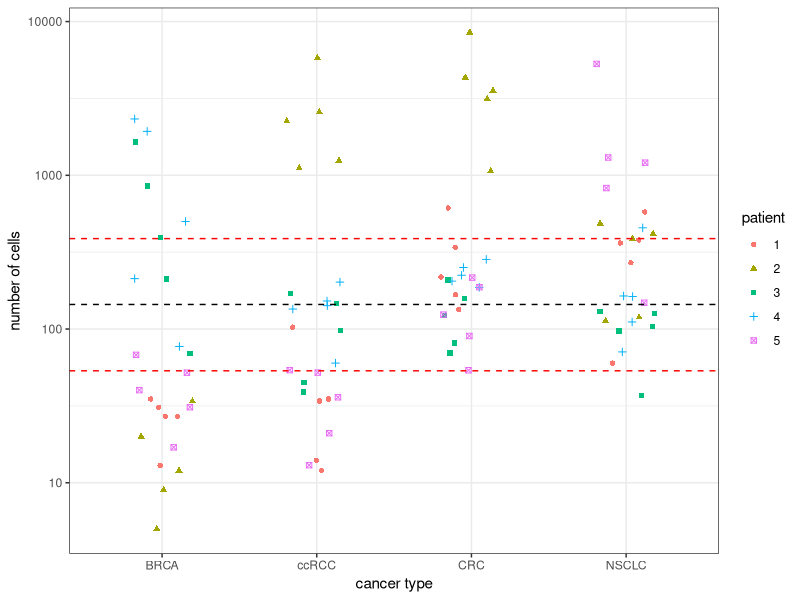

This chart was generated by the following R code: (Note: this script raises an error after producing the figure.)
library(readxl)
library(ggplot2)
library(dplyr)

ImageDataCombined <- read_excel("ImageAnalysis/ImageDataCombined.xlsx")

ImageDataCombined <- mutate(ImageDataCombined, Density = NumCells / Area)

mu <- group_by(ImageDataCombined, Type, Patient) %>%
  dplyr::summarise(medianNumCells = median(log10(NumCells)), 
                   medianDensity = median(Density), 
                   medianArea = median(log10(Area)))

quantiles <- 10^quantile(log10(ImageDataCombined$NumCells), 
         probs = c(0.25, 0.5, 0.75))

g1 <- ggplot(ImageDataCombined, aes(x = Type, y = log10(NumCells), 
                              color = factor(Patient), shape = factor(Patient))) + 
  geom_jitter(width = 0.2) + 
  geom_hline(aes(yintercept = log10(quantiles[1])),
             linetype = "dashed", col = "red") + 
  geom_hline(aes(yintercept = log10(quantiles[2])),
             linetype = "dashed", col = "black") + 
  geom_hline(aes(yintercept = log10(quantiles[3])),
             linetype = "dashed", col = "red") + 
  labs(color = "patient", shape = "patient") + 
  scale_x_discrete(name = "cancer type") + 
  scale_y_continuous(breaks = 0:4, labels = 10^(0:4), 
                     name = "number of cells") + 
  theme_bw()

g1 <- arrangeGrob(g1, top = textGrob("a", x = unit(0, "npc"), 
                                     y = unit(0.5, "npc"), 
                                     just = c("left", "top"),
                                     gp = gpar(fontsize = 18)))

g2 <- ggplot(ImageDataCombined, aes(x = Type, y = Density, 
                              color = factor(Patient), shape = factor(Patient))) + 
  geom_jitter(width = 0.2) + 
  labs(color = "patient", shape = "patient") + 
  scale_x_discrete(name = "cancer type") + 
  scale_y_continuous(name = expression('cell density (per mm'^2*')'), 
                     limits = c(0, 0.015)) + 
  theme_bw()

g2 <- arrangeGrob(g2, top = textGrob("b", x = unit(0, "npc"), 
                                     y = unit(0.5, "npc"), 
                                     just = c("left", "top"),
                                     gp = gpar(fontsize = 18)))

grid.arrange(g1, g2, ncol = 2)
